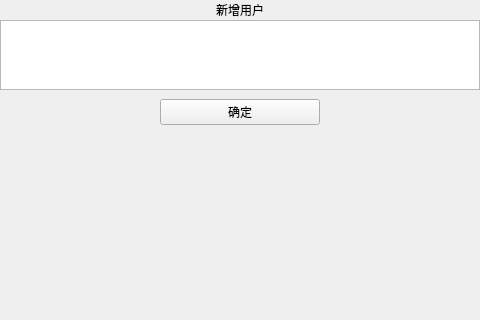
<?xml version="1.0" encoding="UTF-8"?>
<ui version="4.0">
 <class>ui_add_user</class>
 <widget class="QMainWindow" name="ui_add_user">
  <property name="geometry">
   <rect>
    <x>0</x>
    <y>0</y>
    <width>480</width>
    <height>320</height>
   </rect>
  </property>
  <property name="focusPolicy">
   <enum>Qt::StrongFocus</enum>
  </property>
  <property name="windowTitle">
   <string>MainWindow</string>
  </property>
  <widget class="QWidget" name="centralwidget">
   <layout class="QVBoxLayout" name="verticalLayout">
    <property name="spacing">
     <number>0</number>
    </property>
    <property name="leftMargin">
     <number>0</number>
    </property>
    <property name="topMargin">
     <number>0</number>
    </property>
    <property name="rightMargin">
     <number>0</number>
    </property>
    <property name="bottomMargin">
     <number>0</number>
    </property>
    <item>
     <widget class="QWidget" name="add_user_title_widget" native="true">
      <layout class="QHBoxLayout" name="horizontalLayout" stretch="1,1,2,2">
       <property name="spacing">
        <number>0</number>
       </property>
       <property name="leftMargin">
        <number>0</number>
       </property>
       <property name="topMargin">
        <number>0</number>
       </property>
       <property name="rightMargin">
        <number>0</number>
       </property>
       <property name="bottomMargin">
        <number>0</number>
       </property>
       <item alignment="Qt::AlignLeft|Qt::AlignVCenter">
        <widget class="clicked_Label" name="user_add_back_btn" native="true">
         <property name="text" stdset="0">
          <string/>
         </property>
        </widget>
       </item>
       <item>
        <spacer name="horizontalSpacer">
         <property name="orientation">
          <enum>Qt::Horizontal</enum>
         </property>
         <property name="sizeHint" stdset="0">
          <size>
           <width>77</width>
           <height>20</height>
          </size>
         </property>
        </spacer>
       </item>
       <item>
        <widget class="QLabel" name="user_add_title_label">
         <property name="styleSheet">
          <string notr="true"/>
         </property>
         <property name="text">
          <string>新增用户</string>
         </property>
         <property name="alignment">
          <set>Qt::AlignCenter</set>
         </property>
        </widget>
       </item>
       <item>
        <spacer name="horizontalSpacer_2">
         <property name="orientation">
          <enum>Qt::Horizontal</enum>
         </property>
         <property name="sizeHint" stdset="0">
          <size>
           <width>157</width>
           <height>20</height>
          </size>
         </property>
        </spacer>
       </item>
      </layout>
     </widget>
    </item>
    <item>
     <widget class="QListView" name="user_add_listView"/>
    </item>
    <item>
     <widget class="QWidget" name="widget_2" native="true">
      <layout class="QHBoxLayout" name="horizontalLayout_2">
       <property name="spacing">
        <number>0</number>
       </property>
       <property name="leftMargin">
        <number>0</number>
       </property>
       <property name="rightMargin">
        <number>0</number>
       </property>
       <property name="bottomMargin">
        <number>0</number>
       </property>
       <item>
        <spacer name="horizontalSpacer_3">
         <property name="orientation">
          <enum>Qt::Horizontal</enum>
         </property>
         <property name="sizeHint" stdset="0">
          <size>
           <width>157</width>
           <height>20</height>
          </size>
         </property>
        </spacer>
       </item>
       <item>
        <widget class="QPushButton" name="user_add_confirm_save">
         <property name="sizePolicy">
          <sizepolicy hsizetype="Expanding" vsizetype="Expanding">
           <horstretch>0</horstretch>
           <verstretch>0</verstretch>
          </sizepolicy>
         </property>
         <property name="maximumSize">
          <size>
           <width>224</width>
           <height>72</height>
          </size>
         </property>
         <property name="styleSheet">
          <string notr="true"/>
         </property>
         <property name="text">
          <string>确定</string>
         </property>
        </widget>
       </item>
       <item>
        <spacer name="horizontalSpacer_4">
         <property name="orientation">
          <enum>Qt::Horizontal</enum>
         </property>
         <property name="sizeHint" stdset="0">
          <size>
           <width>157</width>
           <height>20</height>
          </size>
         </property>
        </spacer>
       </item>
      </layout>
     </widget>
    </item>
    <item>
     <spacer name="verticalSpacer">
      <property name="orientation">
       <enum>Qt::Vertical</enum>
      </property>
      <property name="sizeHint" stdset="0">
       <size>
        <width>20</width>
        <height>560</height>
       </size>
      </property>
     </spacer>
    </item>
   </layout>
  </widget>
 </widget>
 <customwidgets>
  <customwidget>
   <class>clicked_Label</class>
   <extends>QWidget</extends>
   <header location="global">clicked_label.hpp</header>
  </customwidget>
 </customwidgets>
 <resources/>
 <connections/>
</ui>
